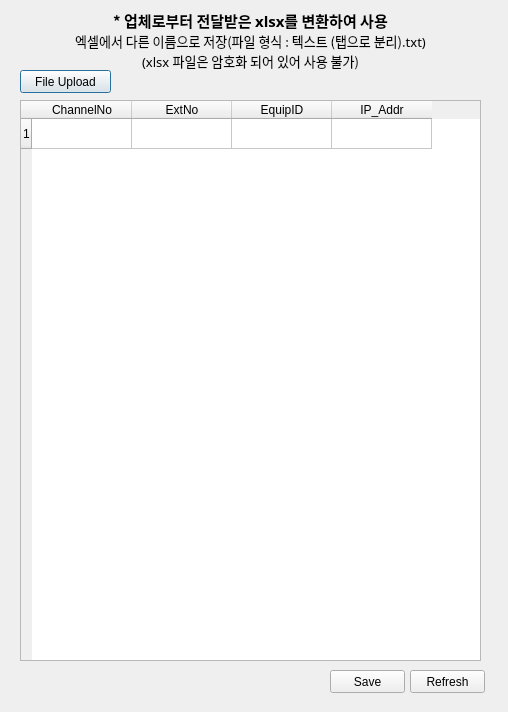
<?xml version="1.0" encoding="UTF-8"?>
<ui version="4.0">
 <class>Dialog</class>
 <widget class="QDialog" name="Dialog">
  <property name="geometry">
   <rect>
    <x>0</x>
    <y>0</y>
    <width>508</width>
    <height>712</height>
   </rect>
  </property>
  <property name="windowTitle">
   <string>Dialog</string>
  </property>
  <widget class="QTableWidget" name="ip_table">
   <property name="geometry">
    <rect>
     <x>20</x>
     <y>100</y>
     <width>461</width>
     <height>561</height>
    </rect>
   </property>
   <row>
    <property name="text">
     <string>1</string>
    </property>
   </row>
   <column>
    <property name="text">
     <string>ChannelNo</string>
    </property>
   </column>
   <column>
    <property name="text">
     <string>ExtNo</string>
    </property>
   </column>
   <column>
    <property name="text">
     <string>EquipID</string>
    </property>
   </column>
   <column>
    <property name="text">
     <string>IP_Addr</string>
    </property>
   </column>
  </widget>
  <widget class="QPushButton" name="FileUploadBtn">
   <property name="geometry">
    <rect>
     <x>20</x>
     <y>70</y>
     <width>91</width>
     <height>23</height>
    </rect>
   </property>
   <property name="text">
    <string>File Upload</string>
   </property>
  </widget>
  <widget class="QPushButton" name="saveBtn">
   <property name="geometry">
    <rect>
     <x>330</x>
     <y>670</y>
     <width>75</width>
     <height>23</height>
    </rect>
   </property>
   <property name="text">
    <string>Save</string>
   </property>
  </widget>
  <widget class="QLabel" name="tab13_rec1_title">
   <property name="geometry">
    <rect>
     <x>20</x>
     <y>10</y>
     <width>461</width>
     <height>21</height>
    </rect>
   </property>
   <property name="font">
    <font>
     <family>맑은 고딕</family>
     <pointsize>11</pointsize>
     <weight>75</weight>
     <bold>true</bold>
    </font>
   </property>
   <property name="lineWidth">
    <number>2</number>
   </property>
   <property name="text">
    <string>* 업체로부터 전달받은 xlsx를 변환하여 사용</string>
   </property>
   <property name="alignment">
    <set>Qt::AlignCenter</set>
   </property>
  </widget>
  <widget class="QPushButton" name="refreshBtn">
   <property name="geometry">
    <rect>
     <x>410</x>
     <y>670</y>
     <width>75</width>
     <height>23</height>
    </rect>
   </property>
   <property name="text">
    <string>Refresh</string>
   </property>
  </widget>
  <widget class="QLabel" name="tab13_rec1_title_2">
   <property name="geometry">
    <rect>
     <x>20</x>
     <y>30</y>
     <width>461</width>
     <height>21</height>
    </rect>
   </property>
   <property name="font">
    <font>
     <family>맑은 고딕</family>
     <pointsize>10</pointsize>
     <weight>50</weight>
     <bold>false</bold>
    </font>
   </property>
   <property name="lineWidth">
    <number>2</number>
   </property>
   <property name="text">
    <string>엑셀에서 다른 이름으로 저장(파일 형식 : 텍스트 (탭으로 분리).txt)</string>
   </property>
   <property name="alignment">
    <set>Qt::AlignCenter</set>
   </property>
  </widget>
  <widget class="QLabel" name="tab13_rec1_title_3">
   <property name="geometry">
    <rect>
     <x>20</x>
     <y>50</y>
     <width>461</width>
     <height>21</height>
    </rect>
   </property>
   <property name="font">
    <font>
     <family>맑은 고딕</family>
     <pointsize>10</pointsize>
     <weight>50</weight>
     <bold>false</bold>
    </font>
   </property>
   <property name="lineWidth">
    <number>2</number>
   </property>
   <property name="text">
    <string>(xlsx 파일은 암호화 되어 있어 사용 불가)</string>
   </property>
   <property name="alignment">
    <set>Qt::AlignCenter</set>
   </property>
  </widget>
 </widget>
 <resources/>
 <connections/>
</ui>
